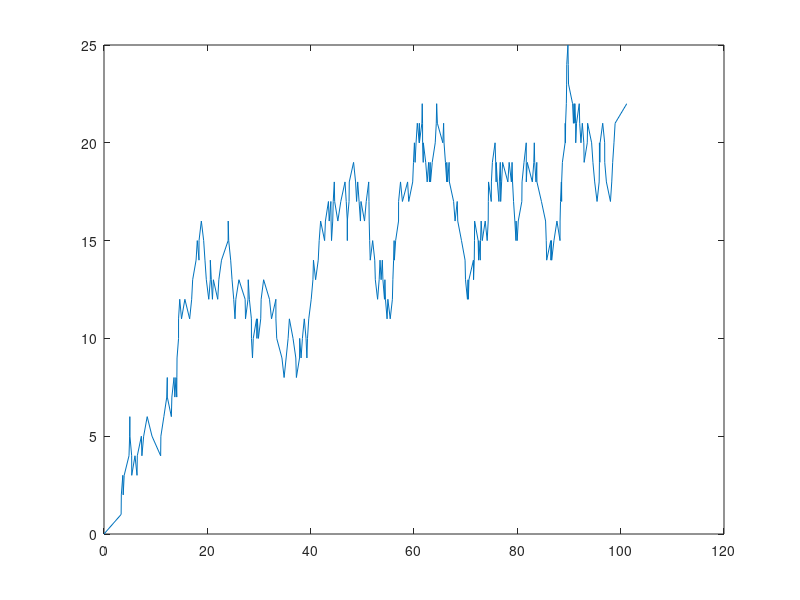

Write MATLAB code to recreate this figure.


close all
clear all
clc


tend = 100;

k = 2;
gamma = 0.1;


t(1) = 0;
X(1) = 0;
i = 1;


while t(end)< tend
   
    rates = zeros(1,2);
    rates(1) = k;
    rates(2) = gamma * X(i);
    
    rate_sum = sum(rates);
    
    
    r1 = rand(1);
    tau = (1/rate_sum)*log(1/r1);
    
    t(i+1) = t(i) + tau;
    
    
    r2 = rand(1);
    
    if r2*rate_sum <= rates(1)
        X(i+1) = X(i) + 1;
        
    else if r2 * rate_sum > rates(1) && r2 * rate_sum <= rates(1) + rates(2)
            X(i+1) = X(i) - 1;
        end 
    end
    
    
    
    i = i + 1;
    
    
end


plot(t,X)

